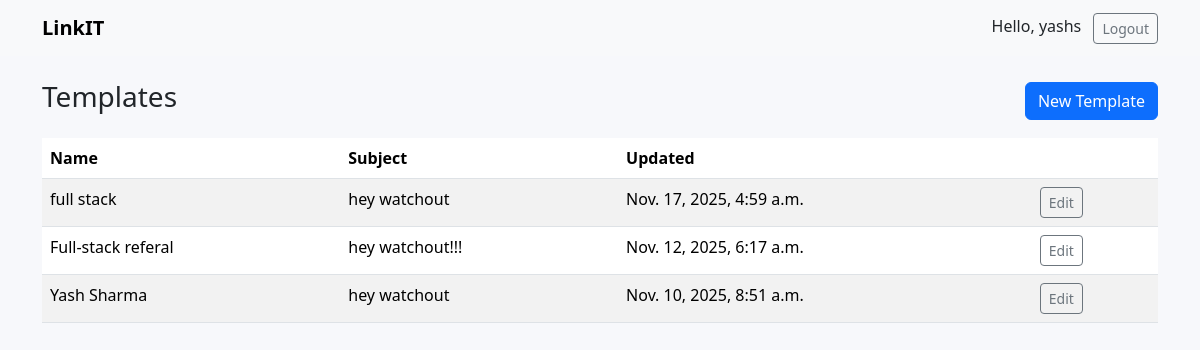
The page /templates/ (signed in) on the database its author committed.
### mailer/models.py (models this page shows, shortened)
class EmailTemplate(models.Model):
	name = models.CharField(max_length=120, unique=True)
	subject = models.CharField(max_length=200)
	body = models.TextField(help_text="Use {{column_name}} placeholders from your Excel/CSV")
	created_at = models.DateTimeField(auto_now_add=True)
	updated_at = models.DateTimeField(auto_now=True)

### mailer/views.py (the view)
# urls.py: path("templates/", views.template_list, name="template_list"),
@login_required
def template_list(request: HttpRequest) -> HttpResponse:
    items = EmailTemplate.objects.order_by("-updated_at")
    return render(request, "mailer/template_list.html", {"items": items})

### templates/mailer/template_list.html
{% extends "mailer/base.html" %}
{% block content %}
<div class="d-flex justify-content-between align-items-center mb-3">
	<h3>Templates</h3>
	<a href="{% url 'template_create' %}" class="btn btn-primary">New Template</a>
	</div>
<div class="table-responsive">
	<table class="table table-striped">
		<thead><tr><th>Name</th><th>Subject</th><th>Updated</th><th></th></tr></thead>
		<tbody>
		{% for t in items %}
			<tr>
				<td>{{ t.name }}</td>
				<td>{{ t.subject }}</td>
				<td>{{ t.updated_at }}</td>
				<td><a href="{% url 'template_edit' t.id %}" class="btn btn-sm btn-outline-secondary">Edit</a></td>
			</tr>
		{% empty %}
			<tr><td colspan="4">No templates yet.</td></tr>
		{% endfor %}
		</tbody>
	</table>
</div>
{% endblock %}

### templates/mailer/base.html (shortened to what this page needs)
<!doctype html>
<html lang="en">
<head>
	<link href="https://cdn.jsdelivr.net/npm/bootstrap@5.3.2/dist/css/bootstrap.min.css" rel="stylesheet">
</head>
<body>
<nav class="navbar navbar-expand bg-light mb-4">
    <div class="container">
        <a class="navbar-brand" href="{% url 'home' %}">LinkIT</a>
        <div class="ms-auto">
            {% if user.is_authenticated %}
                <span class="me-2">Hello, {{ user.username }}</span>
                <form method="post" action="{% url 'logout' %}" style="display:inline;">
                    <button type="submit" class="btn btn-outline-secondary btn-sm">Logout</button>
                </form>
            {% else %}
                <a href="{% url 'login' %}" class="btn btn-outline-primary btn-sm me-2">Login</a>
                <a href="{% url 'signup' %}" class="btn btn-primary btn-sm">Sign Up</a>
            {% endif %}
        </div>
    </div>
</nav>
<div class="container">
	{% block content %}{% endblock %}
</div>
</body>
</html>

### templates/mailer/base.html (style rules this page uses)
body { background: #f7f8fb; }
.navbar-brand { font-weight: 600; }

### rows shown on the page
EmailTemplate: name "full stack", subject "hey watchout", updated_at "Nov. 17, 2025, 4:59 a.m."
EmailTemplate: name "Full-stack referal", subject "hey watchout!!!", updated_at "Nov. 12, 2025, 6:17 a.m."
EmailTemplate: name "Yash Sharma", subject "hey watchout", updated_at "Nov. 10, 2025, 8:51 a.m."

### other values the page prints
{{ user.username }} "yashs"
